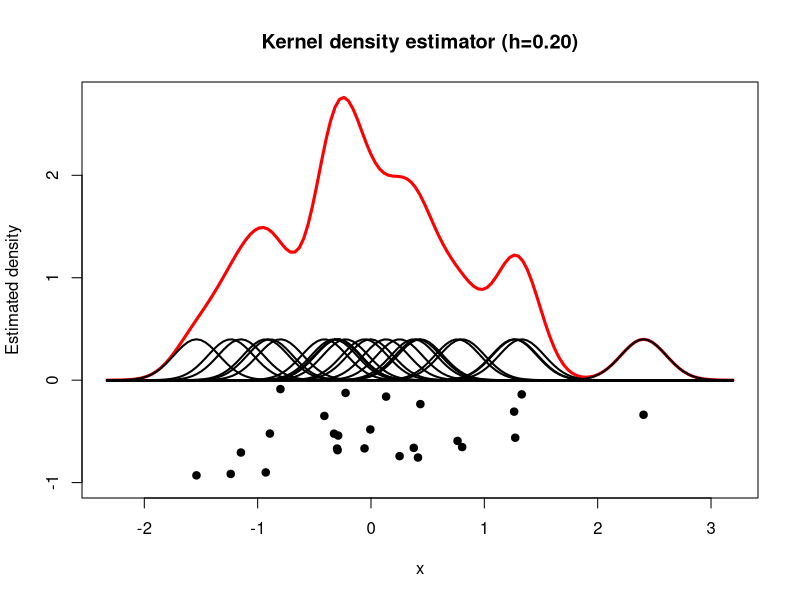

Write the R code that produced this figure.
set.seed(0)
n   <- 25
x   <- rnorm(n)
hx  <- hist(x, plot=F)
rx  <- range(x)
xt  <- rx[1]+(-20:120)/100*diff(rx)
h   <- 0.2
pdf("kde2.pdf")
k   <- dnorm(outer(xt, x, "-")/h)
ke  <- apply(k, 1, sum)
jt  <- jitter(rep(-0.5, n), amount=0.5)
ylim <- c(-1, max(ke))
plot(xt, ke, type="l", col="red", main=sprintf("Kernel density estimator (h=%.2f)", h), ylim=ylim, lwd=3, ylab="Estimated density", xlab="x")
points(x, jt, pch=19)
for (i in 1:n) { lines(xt, k[,i], lwd=2) }
dev.off()
if (interactive()) browseURL(paste0(getwd(),"/kde2.pdf"))
